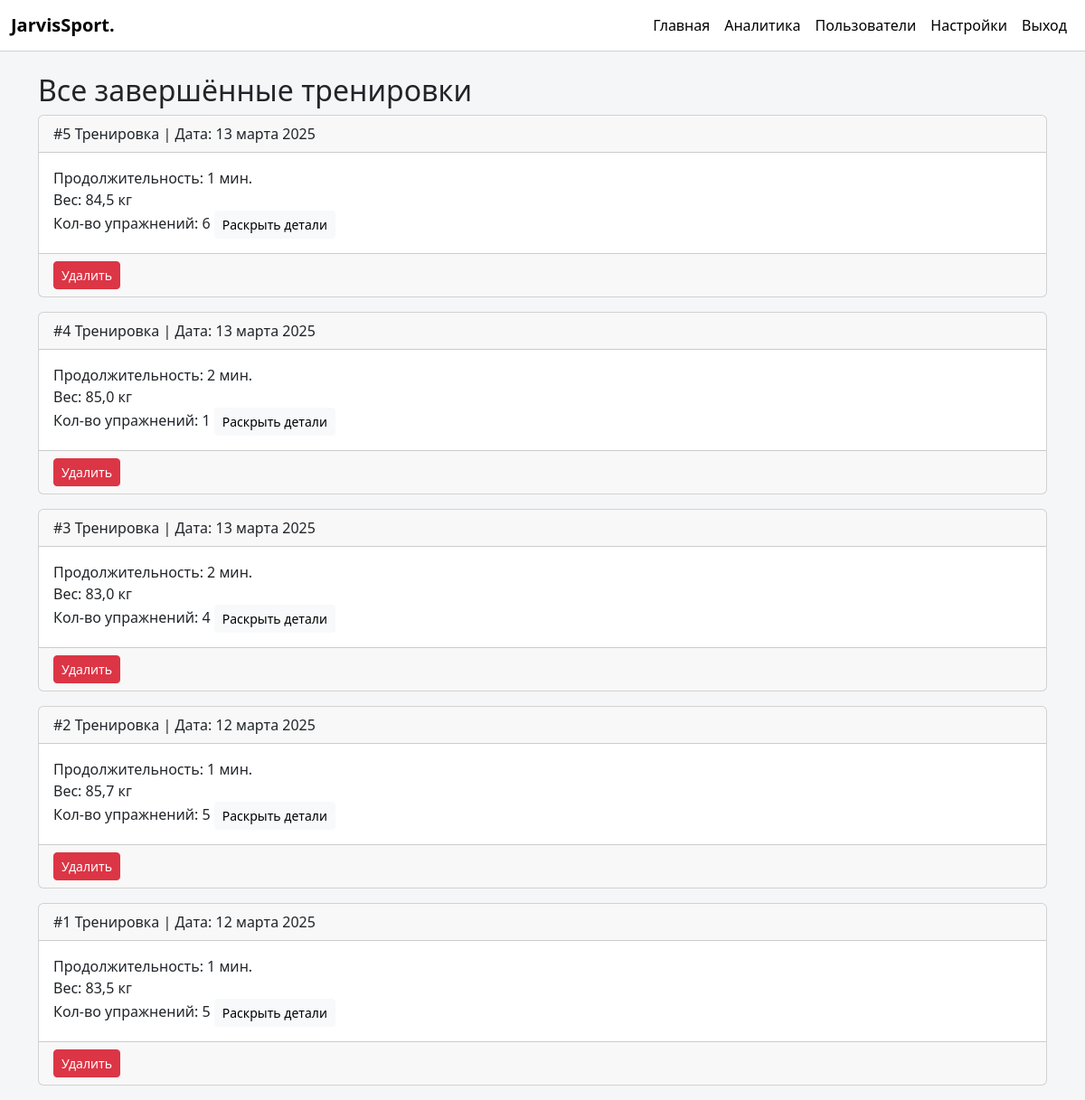
The app's page /show_all_workouts/ (signed in) with its own data.
### fitnessapp/models.py (models this page shows, shortened)
class Workout(models.Model):
    user = models.ForeignKey(JarvisUser, on_delete=models.CASCADE, related_name='workouts')
    date = models.DateField(default=timezone.now)
    duration = models.PositiveIntegerField(default=0, help_text='Время в минутах')  # храним общее кол-во минут
    weight = models.DecimalField(max_digits=5, decimal_places=1, null=True, blank=True)
    workout_number = models.PositiveIntegerField(default=1)

### fitnessapp/views.py (the view)
# urls.py: path('show_all_workouts/', show_all_workouts, name='show_all_workouts'),
@login_required
def show_all_workouts(request):
    if request.method == 'POST':
        workout_id = request.POST.get('delete_workout_id')
        if workout_id:
            workout = get_object_or_404(Workout, id=workout_id, user=request.user)
            workout.delete()
            return redirect('show_all_workouts')
    workouts_qs = Workout.objects.filter(user=request.user).order_by('-id')
    workouts = []
    for w in workouts_qs:
        hours = w.duration // 60
        mins = w.duration % 60
        w.hours = hours
        w.mins = mins
        workouts.append(w)
    return render(request, 'fitnessapp/show_all_workouts.html', {'workouts': workouts})

### fitnessapp/templates/fitnessapp/show_all_workouts.html (shortened to what this page needs)
{% extends 'fitnessapp/base.html' %}
{% block content %}
<h2>Все завершённые тренировки</h2>
{% if workouts %}
  {% for w in workouts %}
    <div class="card mb-3">
      <div class="card-header">
        #{{ w.workout_number }} Тренировка | Дата: {{ w.date|date:"d E Y" }}
      </div>
      <div class="card-body">
        Продолжительность:
        {% if w.duration %}
          {{ w.mins }} мин.
        {% else %}
          0 ч 0 мин
        {% endif %}
        <br>
        Вес:
        {% if w.weight %}
          {{ w.weight }} кг
        {% else %}
          не указан
        {% endif %}
        <br>
        Кол-во упражнений: {{ w.exercises.count }}
        <button class="btn btn-light btn-sm" type="button"
                data-bs-toggle="collapse" data-bs-target="#detail{{ w.id }}">
          Раскрыть детали
        </button>
      </div>
      <div class="card-footer">
        <form method="post" action="">
          <button type="submit" class="btn btn-danger btn-sm">Удалить</button>
        </form>
      </div>
    </div>
  {% endfor %}
{% else %}
  <p>Нет завершённых тренировок.</p>
{% endif %}
{% endblock content %}

### fitnessapp/templates/fitnessapp/base.html (style rules this page uses)
body { background-color: #f5f6f7; }

### records on screen
Workout: workout_number "5", date "13 марта 2025", mins "1", weight "84,5", exercises.count "6"
Workout: workout_number "4", date "13 марта 2025", mins "2", weight "85,0", exercises.count "1"
Workout: workout_number "3", date "13 марта 2025", mins "2", weight "83,0", exercises.count "4"
Workout: workout_number "2", date "12 марта 2025", mins "1", weight "85,7", exercises.count "5"
Workout: workout_number "1", date "12 марта 2025", mins "1", weight "83,5", exercises.count "5"
